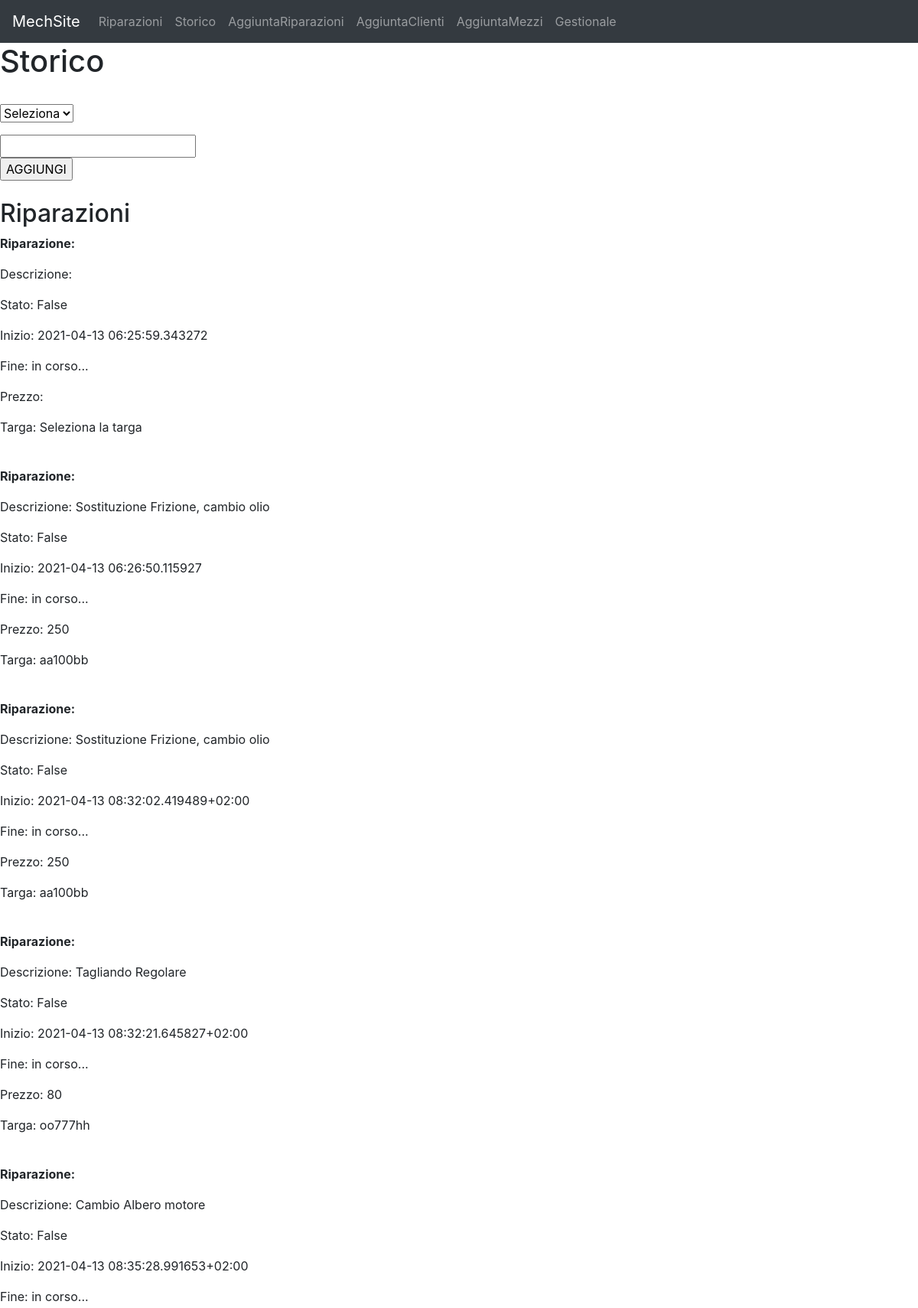
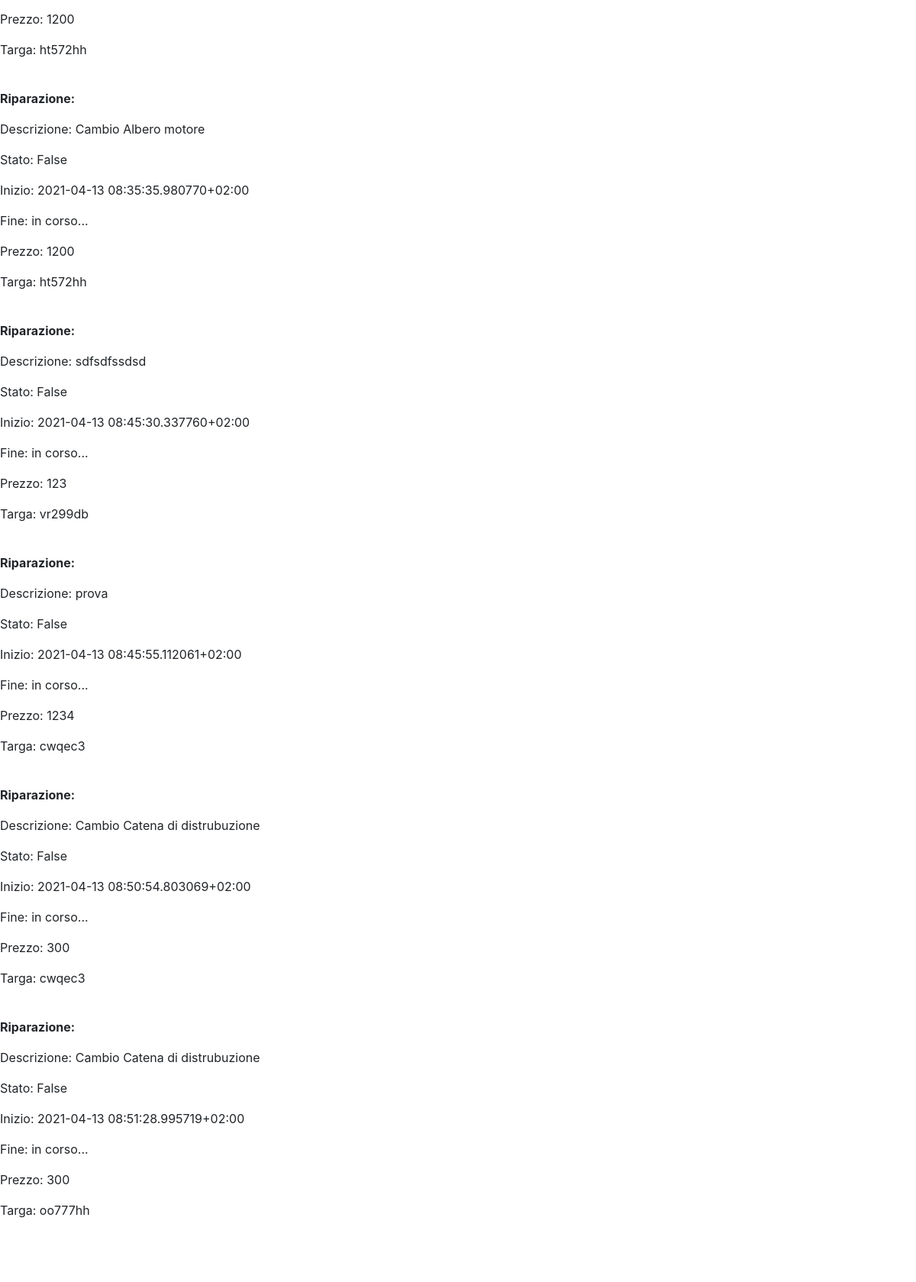
Page /storico (signed in, upper part) on the committed database (2 pictures, top to bottom).
### __init__.py (models this page shows, shortened)
class Riparazioni(db.Model):
    _id = db.Column("id", db.Integer, primary_key=True)
    stato = db.Column("stato", db.Boolean, default=False)
    inizio = db.Column("inizio", db.String(30))
    fine = db.Column("fine", db.String(30))
    prezzo = db.Column("prezzo", db.String(10))
    descrizione = db.Column("descrizione", db.String(50))
    targamezzo = db.Column("targamezzo", db.String(20), db.ForeignKey('mezzi.targa'), nullable=False)

### __init__.py (the view)
@app.route("/storico", methods=["GET", "POST"])
def storico():
    if "pass" in session:
        if request.method=="POST":
            scelta = request.form["scelta"]
            if scelta=="CF":
                cfin = request.form["ricerca"]
                lista=Mezzi.query.filter_by(cfcliente=cfin).all()
                lista2 = Riparazioni.query.join(Mezzi, Riparazioni.targamezzo==Mezzi.targa).join(Clienti, Mezzi.cfcliente==Clienti.cf).filter_by(cf=cfin).all()
                return render_template("storico.html", controllo=1, listariparazioni=lista2, listamacchine=lista)
            elif scelta=="Targa":
                targain=request.form["ricerca"]
                lista=Clienti.query.join(Mezzi, Clienti.cf==Mezzi.cfcliente).filter_by(targa=targain).all()
                lista2 = Riparazioni.query.filter_by(targamezzo=targain).all()
                return render_template("storico.html", controllo=2, listariparazioni=lista2, listaproprietari=lista)
        else:
            lista1 = Clienti.query.all()
            lista2 = Mezzi.query.all()
            lista3 = Riparazioni.query.all()
            return render_template("storico.html", controllo=0, listariparazioni=lista3, listamezzi=lista2, listaclienti=lista1)
    else:
        return redirect(url_for("home"))

### templates/storico.html (shortened to what this page needs)
{% extends "template.html" %}
{% block pagecontent %}
<h1>Storico</h1>
<br>
<form class="" action="" method="POST">
  <div class="input-group mb-3">
  <select name="scelta" class="form-select" id="inputGroupSelect01">
    <option selected>Seleziona</option>
  </select>
</div>
<input type="text" name="ricerca" value=""><br>
  <input type="submit" name="sub" value="AGGIUNGI">
</form>
<br>
{% if controllo==0%}
<h2>Riparazioni</h2>
{% for item in listariparazioni %}
<p><b>Riparazione:</b></p>
<p>Descrizione: {{item.descrizione}}</p>
<p>Stato: {{item.stato}}</p>
<p>Inizio: {{item.inizio}}</p>
<p>Fine: {{item.fine}}</p>
<p>Prezzo: {{item.prezzo}}</p>
<p>Targa: {{item.targamezzo}}</p>
<br>
{% endfor %}
<br><br>
{% for item in listamezzi %}
<br>
{% endfor %}
<br><br>
{% for item in listaclienti %}
<br>
{% endfor %}
{%endif%}
<br><br>
{%endblock %}

### static/style.css (style rules this page uses)
body { background-color: white; }

### rows in the picture
Riparazioni: stato "False", inizio "2021-04-13 06:25:59.343272", fine "in corso...", targamezzo "Seleziona la targa"
Riparazioni: descrizione "Sostituzione Frizione, cambio olio", stato "False", inizio "2021-04-13 06:26:50.115927", fine "in corso...", prezzo "250", targamezzo "aa100bb"
Riparazioni: descrizione "Sostituzione Frizione, cambio olio", stato "False", inizio "2021-04-13 08:32:02.419489+02:00", fine "in corso...", prezzo "250", targamezzo "aa100bb"
Riparazioni: descrizione "Tagliando Regolare", stato "False", inizio "2021-04-13 08:32:21.645827+02:00", fine "in corso...", prezzo "80", targamezzo "oo777hh"
Riparazioni: descrizione "Cambio Albero motore", stato "False", inizio "2021-04-13 08:35:28.991653+02:00", fine "in corso...", prezzo "1200", targamezzo "ht572hh"
Riparazioni: descrizione "Cambio Albero motore", stato "False", inizio "2021-04-13 08:35:35.980770+02:00", fine "in corso...", prezzo "1200", targamezzo "ht572hh"
Riparazioni: descrizione "sdfsdfssdsd", stato "False", inizio "2021-04-13 08:45:30.337760+02:00", fine "in corso...", prezzo "123", targamezzo "vr299db"
Riparazioni: descrizione "prova", stato "False", inizio "2021-04-13 08:45:55.112061+02:00", fine "in corso...", prezzo "1234", targamezzo "cwqec3"
Riparazioni: descrizione "Cambio Catena di distrubuzione", stato "False", inizio "2021-04-13 08:50:54.803069+02:00", fine "in corso...", prezzo "300", targamezzo "cwqec3"
Riparazioni: descrizione "Cambio Catena di distrubuzione", stato "False", inizio "2021-04-13 08:51:28.995719+02:00", fine "in corso...", prezzo "300", targamezzo "oo777hh"
